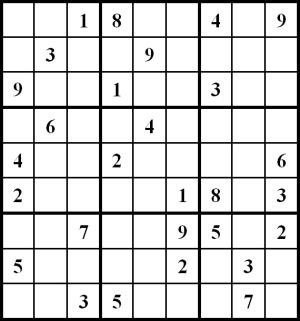
#> input picture 9807761_618778.jpg, 300 x 321 px
$ python sudoku_recognize.py
#> lines starting #> are read from the running program, lines starting #| are printed output that depends on the picture
from PIL import Image, ImageEnhance
import subprocess

im = Image.open("./9807761_618778.jpg")
#> im is the input picture: PIL image 300x321 RGB; mean R, G, B 216.5, 216.5, 216.5
im = im.convert('L')
#> im: PIL image 300x321 L
sharpness =ImageEnhance.Contrast(im)
sharp_img = sharpness.enhance(2.0)
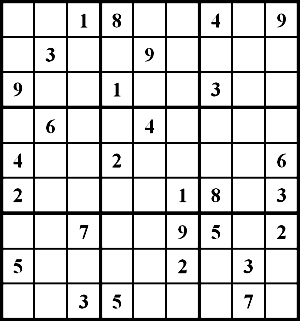
#> sharp_img: PIL image 300x321 L; min 0, max 255, mean 212.1
imgdata = sharp_img.getdata()
im_w,im_h = im.size
#> im_w = 300; im_h = 321
print((im_w,im_h))
#| (300, 321)

"""
"""

def gridline_x(im_w, im_h):
    line_list = []
    for i in range(im_h):
        i_sum = sum([imgdata[i*im_w + j ] for j in range(im_w) ])
        if i_sum / im_w < 100:
            if not len(line_list):
                line_list.append([i,i])
            elif line_list[-1][1] + 1 < i:
                line_list.append([i,i])
            elif line_list[-1][1] + 1 == i:
                line_list[-1][1] += 1
            else:
                print(i)
    return line_list

def gridline_y(im_w, im_h):
    line_list = []
    for i in range(im_w):
        i_sum = sum([imgdata[j*im_w + i ] for j in range(im_h) ])
        if i_sum / im_w < 100:
            if not len(line_list):
                line_list.append([i,i])
            elif line_list[-1][1] + 1 < i:
                line_list.append([i,i])
            elif line_list[-1][1] + 1 == i:
                line_list[-1][1] += 1
            else:
                print(i)
    return line_list

line_x = gridline_x(im_w, im_h)
#> the loop in gridline_x, `for i in range(im_h):` made 321 passes
#> i_sum on passes 1 to 3: 0, 0, 0
#> after the loop in gridline_x, `for i in range(im_h):`: line_list = [[0, 2], [36, 37], [71, 72], [106, 108], [142, 143], [177, 178], [211, 214], [248, 249], [282, 283], [318, 320]]
#> line_x has the same summary as line_list in gridline_x

line_y = gridline_y(im_w, im_h)
#> the loop in gridline_y, `for i in range(im_w):` made 300 passes
#> after the loop in gridline_y, `for i in range(im_w):`: line_list = [[0, 2], [33, 34], [66, 67], [99, 101], [132, 133], [165, 166], [198, 200], [231, 232], [264, 265], [297, 299]]
#> line_y has the same summary as line_list in gridline_y

print (line_x)
#| [[0, 2], [36, 37], [71, 72], [106, 108], [142, 143], [177, 178], [211, 214], [248, 249], [282, 283], [318, 320]]
print (line_y)
#| [[0, 2], [33, 34], [66, 67], [99, 101], [132, 133], [165, 166], [198, 200], [231, 232], [264, 265], [297, 299]]

sudokuarray = [[""]*9 for i in range(9)]

for i in range(9):
    for j in range(9):
        savename = './tmp/tmp_'+str(i)+str(j)+'.jpg'

        imnew = sharp_img.crop((line_y[i][1]+3, line_x[j][1]+3, line_y[i+1][0]-3, line_x[j+1][0]-3 ))
#> imnew: PIL image 25x28 L; every value is 255
        """
        imnew = imnew.convert('L')
        sharpness =ImageEnhance.Contrast(imnew)
        sharp_img = sharpness.enhance(2.0)
        sharp_img.save(savename)
        """
        imnew.save(savename)

        imgtmp = Image.open(savename).getdata()
        if sum(imgtmp)/len(imgtmp) < 240:
            shellstr = 'tesseract ' + savename + ' stdout -c tessedit_char_whitelist=0123456789 -psm 10'
#> (the run stopped early here; a loop or call above may not have finished)
